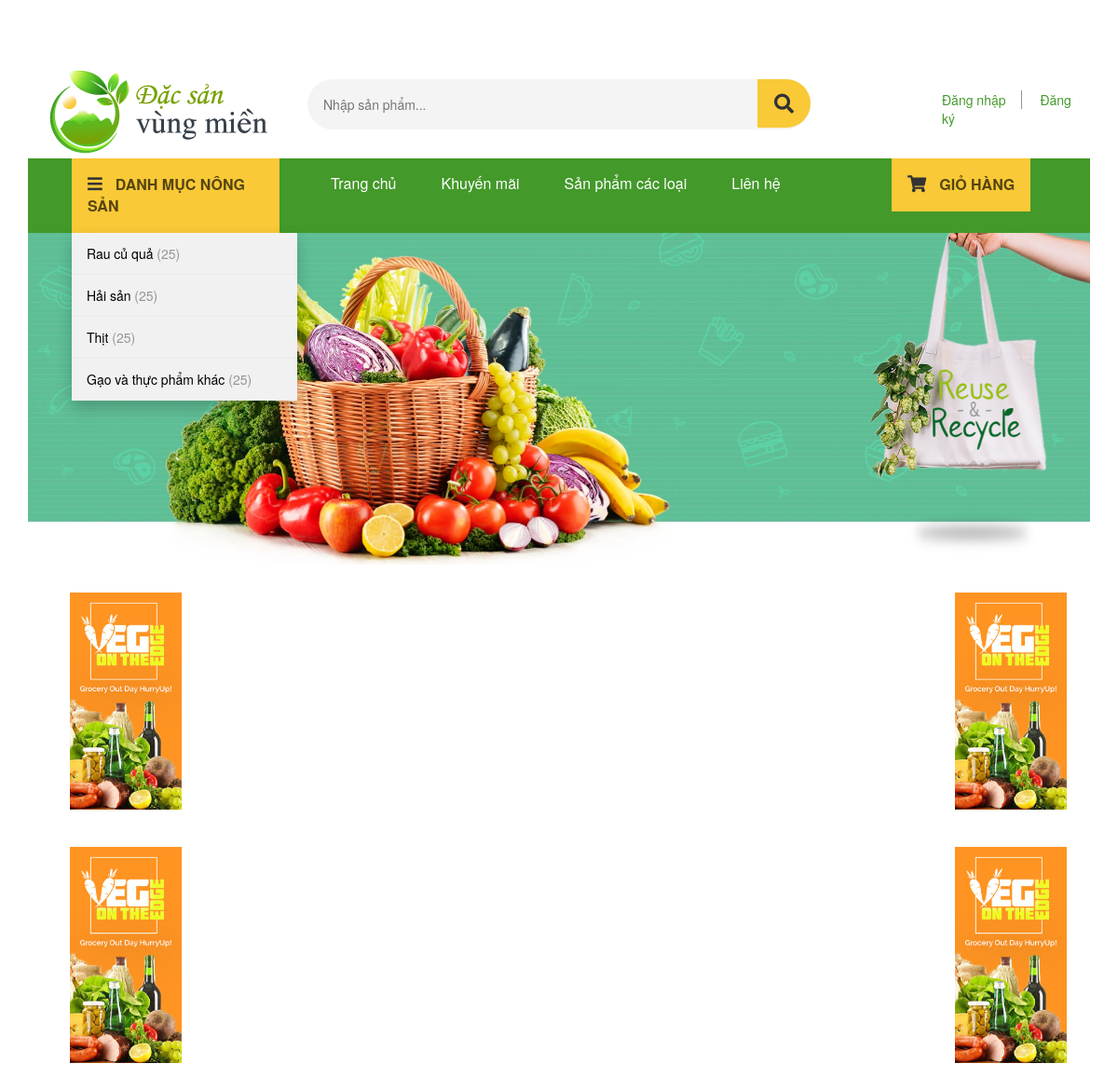
Before: /news.php with the older database file.
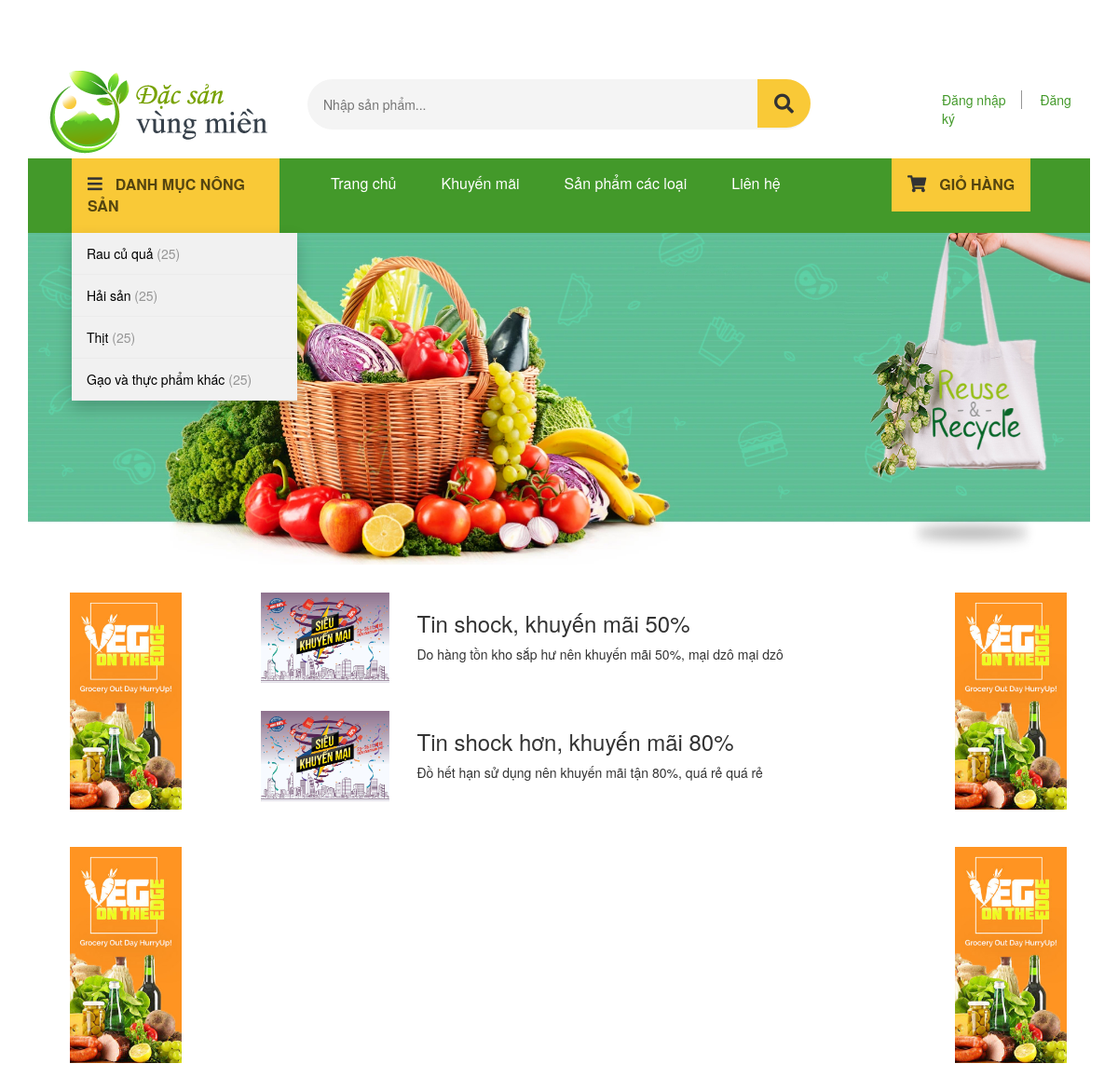
After: the same page with the newer database file.
### tables this page shows
CREATE TABLE `news` (
  `news_id` int(10) NOT NULL,
  `news_title` text NOT NULL,
  `short_desc` text NOT NULL,
  `image` varchar(255) NOT NULL,
  `page` varchar(255) NOT NULL
);

### resource/functions.php (called while the page is built, shortened)
<?php
function query($sql) {
    global $connection;
    return mysqli_query($connection, $sql);
}
function fetch_array($result){
    return mysqli_fetch_array($result);
}
?>

### public/news.php (the view, shortened to what this page needs)
<?php include(TEMPLATE_FRONT . DS . "header.php") ?>
<div class="container-horizontal">
    <div class="col-md-2">
        <div class="vertical-ad-banner">
            <img src="images/banner-3.jpg">
            <img src="images/banner-3.jpg">
        </div>
    </div>
    <div class="col-md-8">
        <div class="news-list">
        <?php
            $queryString = "SELECT * FROM news";
            $query = query($queryString);
            while($row = fetch_array($query)):
                $title = $row['news_title'];
                $shortDesc = $row['short_desc'];
                $image = $row['image'];
                $page = $row['page'];
        ?>
                <div class="news-element">
                    <a href="news/<?php echo $page?>">
                        <div class="container-horizontal">
                            <div class="col-md-3">
                                <img class="thumbnail-img" src="images/News_Thumbnail/<?php echo $image?>">
                            </div>
                            <div class="col-md-9">
                                <h3 class="news-title"><?php echo $title?></h3>
                                <p class="news-short-desc"><?php echo $shortDesc?></p>
                            </div>
                        </div>
                    </a>
                </div>
        <?php
            endwhile;
        ?>
        </div>
    </div>
    <div class="col-md-2">
        <div class="vertical-ad-banner">
            <img src="images/banner-3.jpg">
            <img src="images/banner-3.jpg">
        </div>
    </div>
</div>

### resource/templates/front/header.php (shortened to what this page needs)
<!DOCTYPE html>
<html lang="en">
<head>
    <link href="//maxcdn.bootstrapcdn.com/bootstrap/3.3.0/css/bootstrap.min.css"
    rel="stylesheet" id="bootstrap-css">
    <link rel="stylesheet" href="https://pro.fontawesome.com/releases/v5.10.0/css/all.css"
/>
    <link href="css/shop-homepage.css" rel="stylesheet">
    <link href="css/homepage.css" rel="stylesheet">
    <link href="css/style.css" rel="stylesheet">
</head>
<body>
    <div class="container-fluid">
        <div class="container">
              <div class="_header">
                <div class="row">
                    <div class="col-md-3 site-branding">
                        <a href="index.php">
                          <img src="images/logo.png" alt="Logo">
                        </a>
                    </div>
                    <div class="col-md-6 site-search">
                        <form method="GET" action="">
                            <input type="search" id="product-search-field" class="search-field" placeholder="Nhập sản phẩm...">
                            <button type="submit" value="search"><i class="fas fa-search"></i></button>
                        </form>
                    </div>
                    <div class="col-md-3 sign-in">
                      <a href="" class="sign-up-1">Đăng nhập</a>
                      <a href="" class="sign-up-2">Đăng ký</a>
                    </div>
                </div>
              </div>
              <nav class="container-fluid navbar-expand-lg navbar-light">
                <div class="row">
                    <div class="col-md-3">
                        <div class="dropdown">
                            <div class="dropbtn"><span><i class="fas fa-bars"></i></span>DANH MỤC NÔNG SẢN</div>
                            <div class="dropdown-content">
                                <a href="#">Rau củ quả <span>(25)</span></a>
                                <a href="#">Hải sản <span>(25)</span></a>
                                <a href="#">Thịt <span>(25)</span></a>
                                <a href="#">Gạo và thực phẩm khác <span>(25)</span></a>
                            </div>
                        </div>
                    </div>
                    <div class="col-md-6 navbar">
                        <a href="index.php">Trang chủ</a>
                        <a href="news.php">Khuyến mãi</a>
                        <a href="">Sản phẩm các loại</a>
                        <a href="">Liên hệ</a>
                    </div>
                    <div class="col-md-3 shopping-cart">
                        <button class="dropbtn"><span><i class="fas fa-shopping-cart"></i></span>GIỎ HÀNG</button>
                    </div>
                </div>
            </nav>
           <div class="_top-banner">
          <img src="images/banner.jpg" alt="banner">
        </div>

### public/css/shop-homepage.css (style rules this page uses)
body { padding-top: 70px; }

### public/css/homepage.css (style rules this page uses)
* { margin: 0; padding: 0; box-sizing: border-box; }
body { font-size: 14px; color: #333333; }
.container-fluid { padding-left: 0; padding-right: 0; }
.container { width: 95%; margin-left: auto; margin-right: auto; padding-left: 0; padding-right: 0; }
._header { margin-bottom: 0; }
.site-search { position: relative; padding-top: 1.1em; line-height: 1; }
.site-search form input { background: rgb(244, 244, 244); border-radius: 30px; border: 1px solid rgba(0, 0, 0, 0); padding: 16px; width: 100%; }
.site-search form button { position: absolute; height: 75%; background-color: #F9C937; border: none; font-size: 1.5em; color: #554510; width: 10%; border-top-right-radius: 30px; border-bottom-right-radius: 30px; transform: translateX(-100%); }
.sign-in { position: relative; padding-left: 9em; padding-top: 1.1em; margin-top: 1%; }
.sign-up-1 { border-right: 1px solid rgb(150, 150, 150); padding-right: 16px; color: #43992A; }
.sign-up-2 { padding-left: 16px; color: #43992A; }
.navbar { margin-bottom: 0; height: 4em; border-radius: 0; }
._top-banner img { width: 100%; overflow: hidden; }
.row { margin-left: 0; margin-right: 0; }
.dropbtn { background-color: #f9c937; color: #554510; padding: 17px; font-size: 16px; border: none; font-weight: 600; }
.dropdown { position: relative; display: inline-block; margin-left: 32px; }
.dropdown-content { position: absolute; background-color: #f1f1f1; min-width: 242px; box-shadow: 0px 8px 16px 0px rgba(0, 0, 0, 0.2); z-index: 1; }
.dropdown-content a { color: black; padding: 12px 16px; text-decoration: none; display: block; border-bottom: solid 1px #ebebeb; }
.fa-bars { font-size: 18px; font-weight: 700; margin-right: 14px; }
.dropdown-content span { color: #969696; font-weight: 500; }
.navbar-expand-lg { background-color: #43992A; }
.navbar a { float: left; font-size: 16px; color: white; text-align: left; text-decoration: none; margin: 15px 24px 0 24px; }
.fa-shopping-cart { font-size: 18px; font-weight: 700; margin-right: 14px; }
.shopping-cart { padding-left: 72px; }

### public/css/style.css (style rules this page uses)
* { margin: 0; padding: 0; box-sizing: border-box; color: #333333; }
.container-horizontal { width: 100%; display: flex; }
.vertical-ad-banner { width: 100%; margin: 10px; }
.vertical-ad-banner img { padding: 20px; width: 100%; }
.thumbnail-img { width: 100%; }
.news-element { margin: 30px; }

Changed rows visible on the page:
added news: image (picture), news_title "Tin shock, khuyến mãi 50%", short_desc "Do hàng tồn kho sắp hư nên khuyến mãi 50%, mại dzô mại dzô"
added news: image (picture), news_title "Tin shock hơn, khuyến mãi 80%", short_desc "Đồ hết hạn sử dụng nên khuyến mãi tận 80%, quá rẻ quá rẻ"
